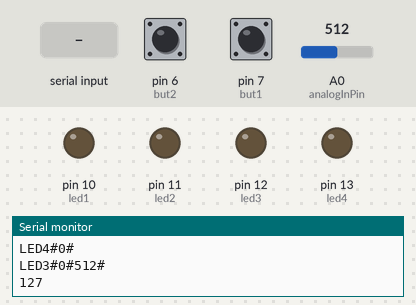
Recording of a sketch running on a simulated Arduino Uno, built with avr-gcc and run on an emulated ATmega328P. Shown: output pins drawn as LEDs (lit = HIGH), the last lines printed to the serial monitor. The test bench sets the inputs (shaded band); at power-on: A0 (analogInPin) = 512, pin 6 (but2) LOW, pin 7 (but1) LOW.

Above: at 1.2 s.
1.3 s: A0 (analogInPin) set to 410
2.8 s: A0 (analogInPin) set to 383
At 3.1 s:
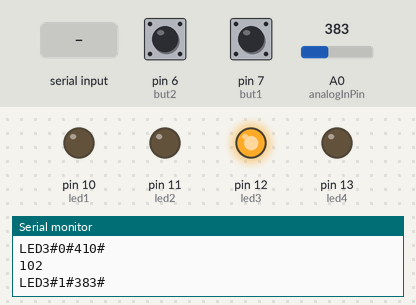
4.3 s: pin 6 (but2) pulled HIGH for 0.15 s
At 5.5 s:
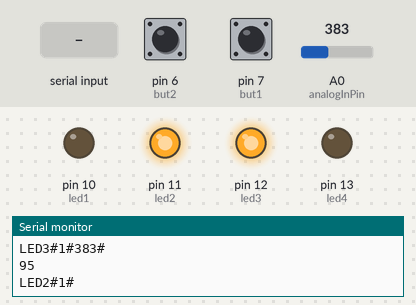
5.9 s: pin 7 (but1) pulled HIGH for 0.15 s
At 6.9 s:
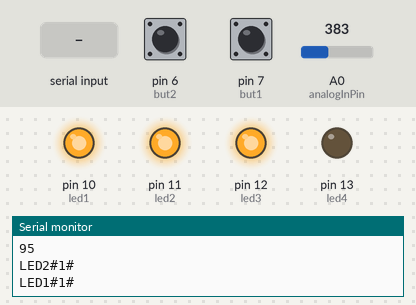
7.5 s: "2#0\n" received over Serial
At 8.2 s:
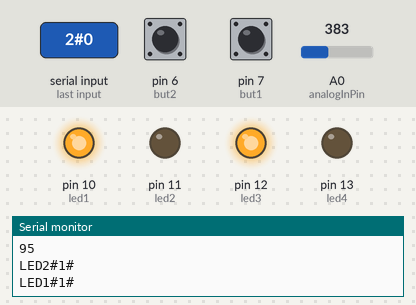
9.0 s: A0 (analogInPin) set to 511
At 9.5 s:
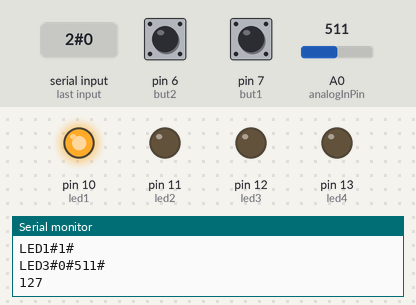
Timing chart, 0 to 11.5 s (numbered marks = the images above; inputs shaded):
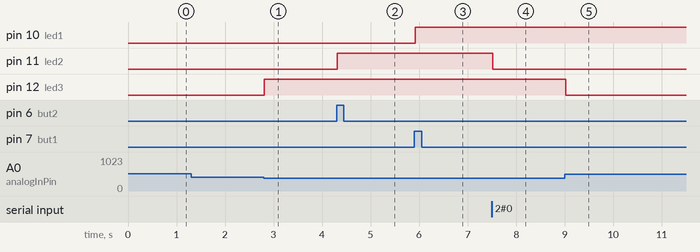

Measured:
- the behaviour switches between 402 and 401 on A0 (analogInPin) (found by bisection; images 0 and 1)
- after the input at 2.8 s, pin 12 (led3): LOW → HIGH at once
- after the input at 4.3 s, pin 11 (led2): LOW → HIGH at once
- after the input at 5.9 s, pin 10 (led1): LOW → HIGH at once
- after the input at 7.5 s, pin 11 (led2): HIGH → LOW at once
- after the input at 9.0 s, pin 12 (led3): HIGH → LOW at once

The sketch:

arduino.ino
```cpp
#include <IRremote.h>
int RECV_PIN = 9;
IRrecv irrecv(RECV_PIN);
decode_results results;

const byte analogInPin = A0;
const byte but1 = 7;
const byte but2 = 6;
const byte red = 9;
const byte led1 = 10;
const byte led2 = 11;
const byte led3 = 12;
const byte led4 = 13;
char a ;
String LED;
int sensorValue = 0;
int outputValue = 0;
int val1,val2;
String val3;
boolean but1Con=true,but2Con=true,but3Con=true;
void setup() {
  pinMode(10,OUTPUT);
  pinMode(11,OUTPUT);
  pinMode(12,OUTPUT);
  pinMode(13,OUTPUT);

  pinMode(6,INPUT);
  pinMode(7,INPUT);
  pinMode(9,INPUT);
  Serial.begin(9600);
  Serial.println("LED1#0#");
  Serial.println("LED2#0#");
  Serial.println("LED3#0#");
  Serial.println("LED4#0#");
  irrecv.enableIRIn();
}

void loop() {
  if(Serial.available()){
    a = Serial.read();
    if(a == '\r'){
      Serial.println(LED);
    }else{
      LED += a;
    }

    if(LED=="1#0"){
      digitalWrite(10, LOW);
      LED = "";
    }
    if(LED=="1#1"){
      digitalWrite(10, HIGH);
      LED = "";
    }
    if(LED=="2#0"){
      digitalWrite(11, LOW);
      LED = "";
    }
    if(LED=="2#1"){
      digitalWrite(11, HIGH);
      LED = "";
    }
    if(LED=="3#0"){
      digitalWrite(12, LOW);
      LED = "";
    }
    if(LED=="3#1"){
      digitalWrite(12, HIGH);
      LED = "";
    }
    if(LED=="4#0"){
      digitalWrite(13, LOW);
      LED = "";
    }
    if(LED=="4#1"){
      digitalWrite(13, HIGH);
      LED = "";
    }
  }
  else{
    if(val1 != digitalRead(but1)){
      if(but1Con){
        digitalWrite(led1 , HIGH);
        but1Con = !but1Con;
        Serial.println("LED1#1#");
      }else{
        digitalWrite(led1 , LOW);
        but1Con = !but1Con;
        Serial.println("LED1#0#");
      }
      delay(300);
      val1 = digitalRead(but1);
    }
   if(val2 != digitalRead(but2)){
      if(but2Con){
        digitalWrite(led2 , HIGH);
        but2Con = !but2Con;
        Serial.println("LED2#1#");
      }else{
        digitalWrite(led2 , LOW);
        but2Con = !but2Con;
        Serial.println("LED2#0#");
      }
      delay(300);
      val2 = digitalRead(but2);
    }
    if(outputValue != map(analogRead(analogInPin), 0, 1023, 0, 255)){
      sensorValue = analogRead(analogInPin);
      outputValue = map(sensorValue, 0, 1023, 0, 255);
      if(outputValue < 100){
        digitalWrite(led3 , HIGH);
        Serial.println("LED3#1#"+String(sensorValue)+"#");
      }else{
        digitalWrite(led3 , LOW);
        Serial.println("LED3#0#"+String(sensorValue)+"#");
      }
      delay(300);
      Serial.println(outputValue);
    }
    if (irrecv.decode(&results)) {
      val3 = String(results.value);
      if(val3 == "16580863"){
        if(but3Con){
          digitalWrite(led4 , HIGH);
          Serial.println("LED4#1");
          but3Con = !but3Con;
        }else{
          digitalWrite(led4 , LOW);
          Serial.println("LED4#0");
          but3Con = !but3Con;
        }
      }
      irrecv.resume(); // Receive the next value
    }
    delay(100);
  }
 }
```
